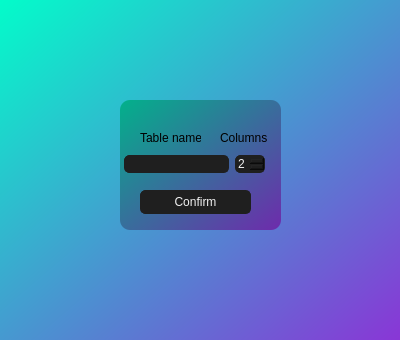
<?xml version="1.0" encoding="UTF-8"?>
<ui version="4.0">
 <class>CreateTableDialogForm</class>
 <widget class="QDialog" name="CreateTableDialogForm">
  <property name="geometry">
   <rect>
    <x>0</x>
    <y>0</y>
    <width>400</width>
    <height>340</height>
   </rect>
  </property>
  <property name="windowTitle">
   <string>Create table</string>
  </property>
  <property name="styleSheet">
   <string notr="true">QWidget#CreateTableDialogForm
{
	background-color: qlineargradient(spread:pad, x1:0, y1:0, x2:1, y2:1, stop:0 rgba(3, 252, 202, 255), stop:1 rgba(137, 54, 214, 255));
}</string>
  </property>
  <widget class="QWidget" name="FrameNearButtons" native="true">
   <property name="geometry">
    <rect>
     <x>120</x>
     <y>100</y>
     <width>161</width>
     <height>130</height>
    </rect>
   </property>
   <property name="styleSheet">
    <string notr="true">QWidget#FrameNearButtons {
	background-color: qlineargradient(spread:pad, x1:0, y1:0, x2:1, y2:1, stop:0 rgba(2, 177, 139, 255), stop:1 rgba(110, 43, 172, 255));
	border-radius: 10px
}</string>
   </property>
   <widget class="QWidget" name="horizontalLayoutWidget">
    <property name="geometry">
     <rect>
      <x>-1</x>
      <y>49</y>
      <width>151</width>
      <height>31</height>
     </rect>
    </property>
    <layout class="QHBoxLayout" name="horizontalLayout">
     <property name="leftMargin">
      <number>5</number>
     </property>
     <property name="rightMargin">
      <number>5</number>
     </property>
     <item>
      <widget class="QLineEdit" name="tableName">
       <property name="styleSheet">
        <string notr="true">border-radius: 5px;
background-color: rgb(31, 31, 31);
color: rgb(240, 240, 240);
border: 1px solid rgb(31, 31, 31);</string>
       </property>
      </widget>
     </item>
     <item>
      <widget class="QSpinBox" name="numberOfColumns">
       <property name="styleSheet">
        <string notr="true">border-radius: 5px;
background-color: rgb(31, 31, 31);
color: rgb(240, 240, 240);
border: 1px solid rgb(31, 31, 31);</string>
       </property>
       <property name="buttonSymbols">
        <enum>QAbstractSpinBox::UpDownArrows</enum>
       </property>
       <property name="minimum">
        <number>2</number>
       </property>
       <property name="maximum">
        <number>5</number>
       </property>
      </widget>
     </item>
    </layout>
   </widget>
   <widget class="QPushButton" name="confirmButton">
    <property name="geometry">
     <rect>
      <x>20</x>
      <y>90</y>
      <width>111</width>
      <height>24</height>
     </rect>
    </property>
    <property name="styleSheet">
     <string notr="true">border-radius: 5px;
background-color: rgb(31, 31, 31);
color: rgb(240, 240, 240);
border: 1px solid rgb(31, 31, 31);</string>
    </property>
    <property name="text">
     <string>Confirm</string>
    </property>
   </widget>
   <widget class="QLabel" name="tableNameLabel">
    <property name="geometry">
     <rect>
      <x>20</x>
      <y>30</y>
      <width>61</width>
      <height>16</height>
     </rect>
    </property>
    <property name="text">
     <string>Table name</string>
    </property>
   </widget>
   <widget class="QLabel" name="columnsLabel">
    <property name="geometry">
     <rect>
      <x>100</x>
      <y>30</y>
      <width>51</width>
      <height>16</height>
     </rect>
    </property>
    <property name="text">
     <string>Columns</string>
    </property>
   </widget>
  </widget>
 </widget>
 <resources/>
 <connections/>
</ui>
